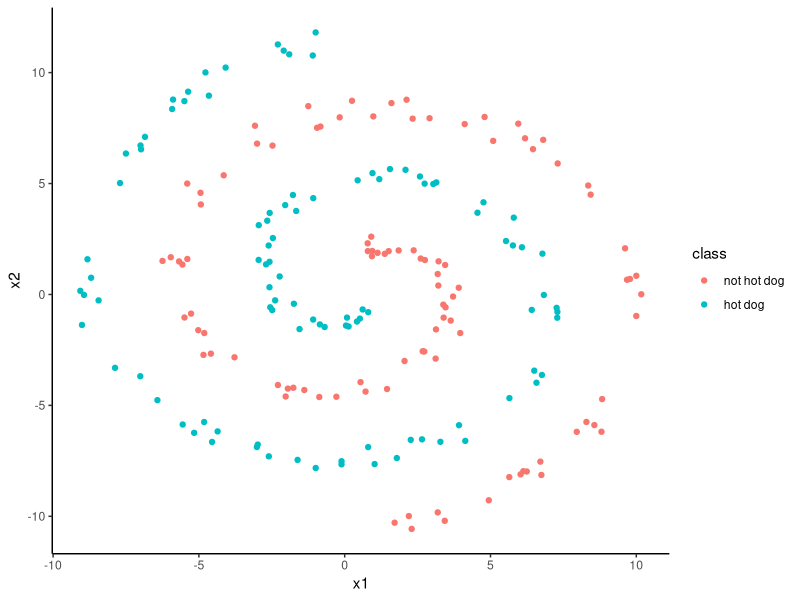
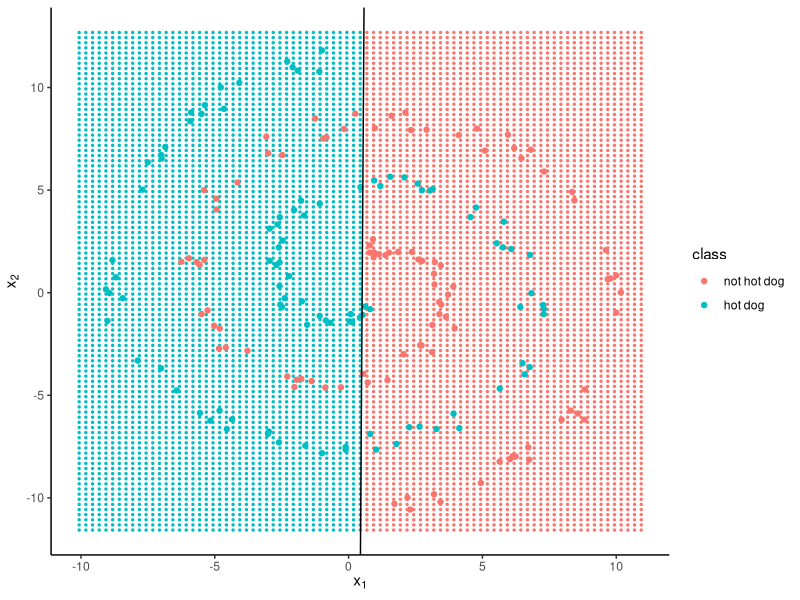
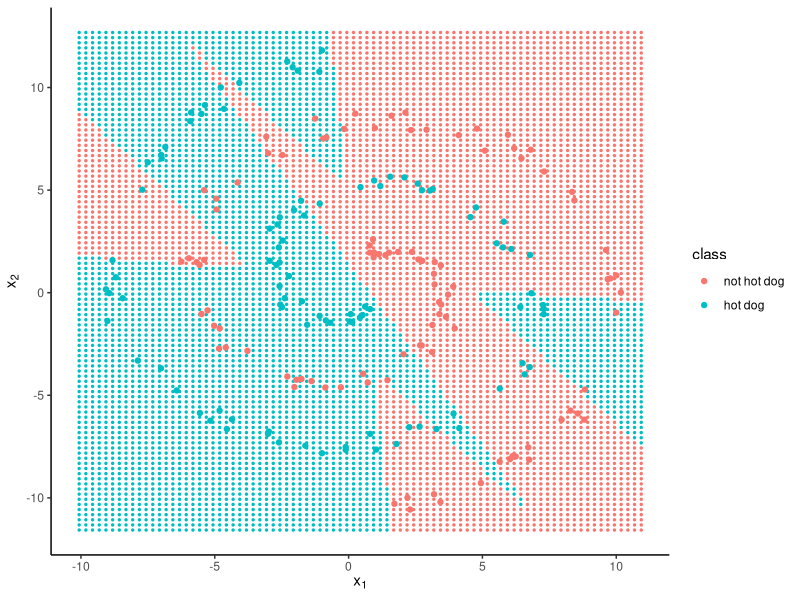
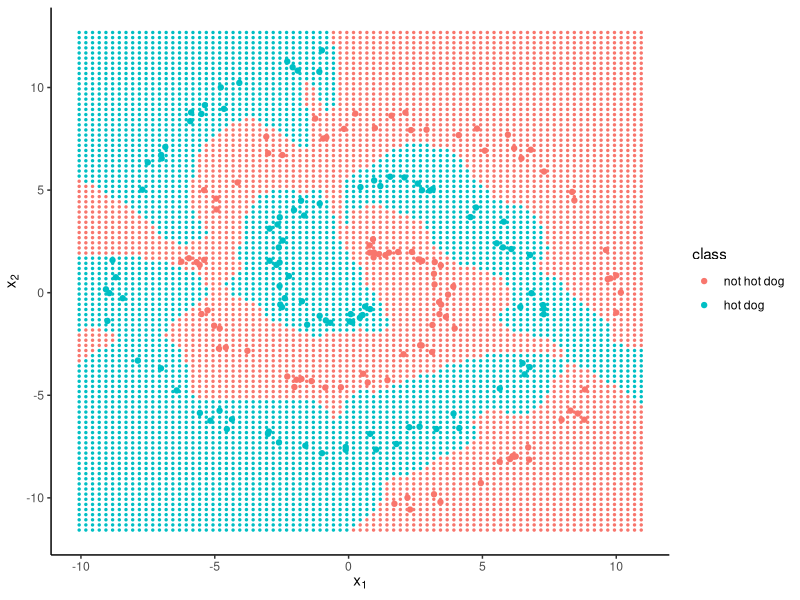

The R script that drew these images, in order:
# This code and the notes are taken from or derived from the post found here: http://selbydavid.com/2018/01/09/neural-network/

two_spirals <- function(N = 200, 
                        radians = 3 * pi, 
                        theta0 = pi / 2, 
                        labels = 0:1) {
  N1 <- floor(N / 2)
  N2 <- N - N1
  theta <- theta0 + runif(N1) * radians
  spiral1 <- cbind(-theta * cos(theta) + runif(N1),
                   theta * sin(theta) + runif(N1))
  spiral2 <- cbind(theta * cos(theta) + runif(N2),
                   -theta * sin(theta) + runif(N2))
  points <- rbind(spiral1, spiral2)
  classes <- c(rep(0, N1), rep(1, N2))
  data.frame(x1 = points[, 1],
             x2 = points[, 2],
             class = factor(classes, labels = labels))
}
set.seed(42)
hotdogs <- two_spirals(labels = c('not hot dog', 'hot dog'))

library(ggplot2)
theme_set(theme_classic())
ggplot(hotdogs, aes(x = x1, y = x2, col = class)) + 
  geom_point()

logreg <- glm(class ~ x1 + x2, family = binomial, data = hotdogs)
correct <- sum((fitted(logreg) > .5) + 1 == as.integer(hotdogs$class))

beta <- coef(logreg)
grid <- expand.grid(x1 = seq(min(hotdogs$x1) - 1, 
                             max(hotdogs$x1) + 1, 
                             by = 0.25), 
                    x2 = seq(min(hotdogs$x2) - 1, 
                             max(hotdogs$x2) + 1, 
                             by = 0.25))
grid$class <- factor((predict(logreg, newdata = grid) > 0) * 1, 
                     labels = c("not hot dog", "hot dog"))
ggplot(hotdogs, aes(x1, x2, col = class)) + 
  geom_point(data = grid, size = 0.5) + 
  geom_point() + 
  labs(x = expression(x[1]), y = expression(x[2])) + 
  geom_abline(intercept = -beta[1] / beta[3], 
              slope = -beta[2] / beta[3])

sigmoid <- function(x) {
  1 / (1 + exp(-x))
}

feedforward <- function(x, w1, w2) {
  z1 <- cbind(1, x) %*% w1
  h <- sigmoid(z1)
  z2 <- cbind(1, h) %*% w2
  list(output = sigmoid(z2), h = h)
}

backpropogate <- function(x, y, yHat, w1, w2, h, learnRate) {
  dw2 <- t(cbind(1, h)) %*% (yHat - y)
  dh  <- (yHat - y) %*% t(w2[-1, , drop = FALSE])
  dw1 <- t(cbind(1, x)) %*% (h * (1 - h) * dh)
  w1  <- w1 - learnRate * dw1
  w2  <- w2 - learnRate * dw2
  list(w1 = w1, w2 = w2)
}

train <- function(x, y, hidden = 5, learnRate = 1e-2, iterations = 1e4) {
  d  <- ncol(x) + 1
  w1 <- matrix(rnorm(d * hidden), d, hidden)
  w2 <- as.matrix(rnorm(hidden + 1))
  for (i in 1:iterations) {
    ff <- feedforward(x, w1, w2)
    bp <- backpropogate(x, y, yHat = ff$output, w1, w2, 
                        h = ff$h, learnRate = learnRate)
    w1 <- bp$w1; w2 <- bp$w2
  }
  list(output = ff$output, w1 = w1, w2 = w2)
}

x <- data.matrix(hotdogs[, c("x1", "x2")])
y <- hotdogs$class == "hot dog"

# Neural net with 5 hidden neurons
nnet5 <- train(x, y, hidden = 5, iterations = 1e5)
print(mean((nnet5$output > 0.5) == y))
ff_grid <- feedforward(x = data.matrix(grid[, c("x1", "x2")]), 
                       w1 = nnet5$w1, 
                       w2 = nnet5$w2)
grid$class <- factor((ff_grid$output > 0.5) * 1, 
                     labels = levels(hotdogs$class))
ggplot(hotdogs, aes(x1, x2, col = class)) + 
  geom_point(data = grid, size = 0.5) + 
  geom_point() + 
  labs(x = expression(x[1]), y = expression(x[2]))

# Neural net with 30 hidden neurons
nnet30 <- train(x, y, hidden = 30, iterations = 1e5)
print(mean((nnet30$output > 0.5) == y))
ff_grid <- feedforward(x = data.matrix(grid[, c("x1", "x2")]), 
                       w1 = nnet30$w1, 
                       w2 = nnet30$w2)
grid$class <- factor((ff_grid$output > 0.5) * 1, 
                     labels = levels(hotdogs$class))
ggplot(hotdogs, aes(x1, x2, col = class)) + 
  geom_point(data = grid, size = 0.5) + 
  geom_point() + 
  labs(x = expression(x[1]), y = expression(x[2]))

library(R6)
NeuralNetwork <- R6Class("NeuralNetwork", 
                         public = list(
                           X = NULL,  Y = NULL, 
                           W1 = NULL, W2 = NULL, 
                           output = NULL, 
                           initialize = function(formula, hidden, data = list()) {
                             # Model and training data
                             mod <- model.frame(formula, data = data)
                             self$X <- model.matrix(attr(mod, 'terms'), data = mod)
                             self$Y <- model.response(mod)
                             # Dimensions
                             D <- ncol(self$X) # input dimensions (+ bias)
                             K <- length(unique(self$Y)) # number of classes
                             H <- hidden # number of hidden nodes (- bias)
                             # Initial weights and bias
                             self$W1 <- .01 * matrix(rnorm(D * H), D, H)
                             self$W2 <- .01 * matrix(rnorm((H + 1) * K), H + 1, K)
                           }, 
                           fit = function(data = self$X) {
                             h <- self$sigmoid(data %*% self$W1)
                             score <- cbind(1, h) %*% self$W2
                             return(self$softmax(score))
                           }, 
                           feedforward = function(data = self$X) {
                             self$output <- self$fit(data)
                             invisible(self)
                           }, 
                           backpropagate = function(lr = 1e-2) {
                             h <- self$sigmoid(self$X %*% self$W1)
                             Yid <- match(self$Y, sort(unique(self$Y)))
                             haty_y <- self$output - (col(self$output) == Yid) # E[y] - y
                             dW2 <- t(cbind(1, h)) %*% haty_y
                             dh <- haty_y %*% t(self$W2[-1, , drop = FALSE])
                             dW1 <- t(self$X) %*% (self$dsigmoid(h) * dh)
                             self$W1 <- self$W1 - lr * dW1
                             self$W2 <- self$W2 - lr * dW2
                             invisible(self)
                           }, 
                           predict = function(data = self$X) {
                             probs <- self$fit(data)
                             preds <- apply(probs, 1, which.max)
                             levels(self$Y)[preds]
                           }, 
                           compute_loss = function(probs = self$output) {
                             Yid <- match(self$Y, sort(unique(self$Y)))
                             correct_logprobs <- -log(probs[cbind(seq_along(Yid), Yid)])
                             sum(correct_logprobs)
                           }, 
                           train = function(iterations = 1e4, 
                                            learn_rate = 1e-2, 
                                            tolerance = .01, 
                                            trace = 100) {
                             for (i in seq_len(iterations)) {
                               self$feedforward()$backpropagate(learn_rate)
                               if (trace > 0 && i %% trace == 0)
                                 message('Iteration ', i, '\tLoss ', self$compute_loss(), 
                                         '\tAccuracy ', self$accuracy())
                               if (self$compute_loss() < tolerance) break
                             }
                             invisible(self)
                           }, 
                           accuracy = function() {
                             predictions <- apply(self$output, 1, which.max)
                             predictions <- levels(self$Y)[predictions]
                             mean(predictions == self$Y)
                           }, 
                           sigmoid = function(x) 1 / (1 + exp(-x)), 
                           dsigmoid = function(x) x * (1 - x), 
                           softmax = function(x) exp(x) / rowSums(exp(x))
                         )
)

irisnet <- NeuralNetwork$new(Species ~ ., data = iris, hidden = 5)
irisnet$train(9999, trace = 1e3, learn_rate = 0.0001)
irisnet

